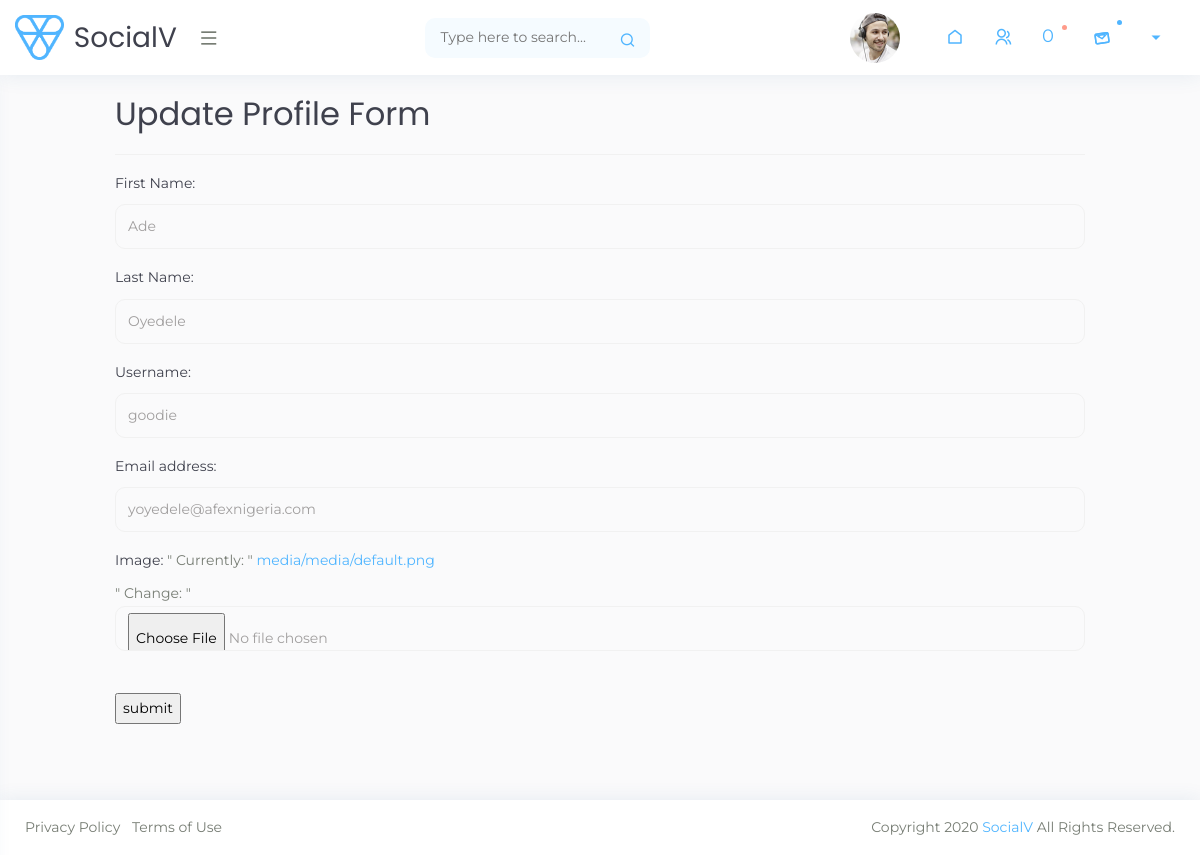
The app's page /update-profile/6/, older data.
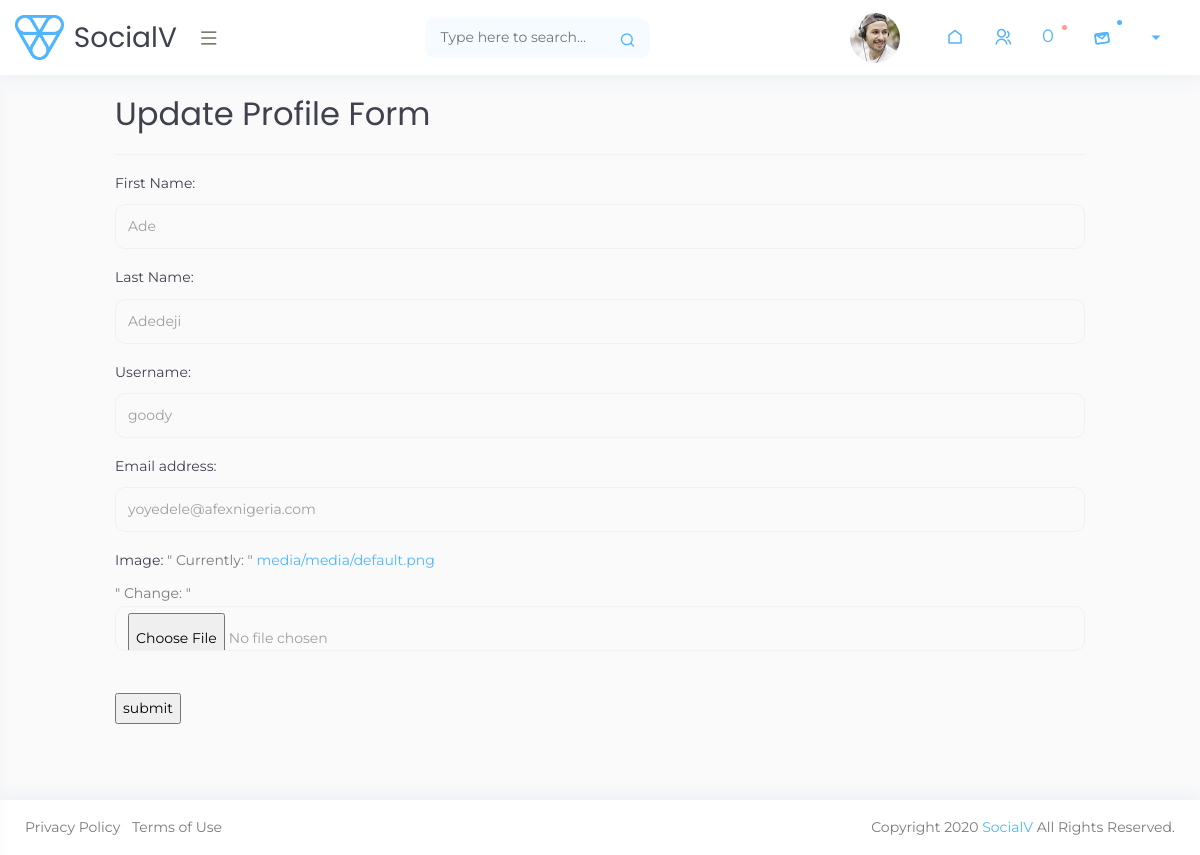
The same page, newer data.
### account/models.py (models this page shows, shortened)
class User(AbstractBaseUser):
    first_name = models.CharField(max_length=200)
    last_name = models.CharField(max_length=200)
    email = models.EmailField(max_length=200, unique=True)
    username = models.CharField(max_length=200, unique=True)
    image = models.ImageField(default='media/default.png', upload_to='media/')
    date_joined = models.DateTimeField(auto_now_add=True)
    last_login = models.DateTimeField(auto_now=True)
    is_active = models.BooleanField(default=False)
    is_superuser = models.BooleanField(default=False)
    objects = UserManager()
    USERNAME_FIELD = 'email'
    REQUIRED_FIELDS = ['username', 'first_name', 'last_name']

### account/views.py (the view, shortened to what this page needs)
# urls.py: path('update-profile/<int:pk>/', views.UpdateProfileView.as_view(), name='update-profile'),
class UpdateProfileView(UpdateView):
    model = User
    form_class = UserForm

### account/forms.py
class UserForm(ModelForm):
    class Meta:
        model = User
        fields = ["first_name", "last_name", "username", 'email', 'image']

### notification/context_processors.py (called while the page is built, shortened)
def count_notification(request):
    if not request.user.pk:
        return {"noti_count": 0}

### templates/account/user_form.html (shortened to what this page needs)
{% extends 'base.html' %}
{% block content %}
    <h2>Update Profile Form</h2><hr>
    <form method="post" action="{% url 'update-profile' request.user.id %}" enctype="multipart/form-data">
        <div class="form-group">
                <label for="first_name">First Name:</label>
                <input type="text"
                       class="form-control mb-0"
                       id="first_name"
                       name="first_name"
                       value="{{ form.first_name.value }}" required>
            </div>
            <div class="form-group">
                <label for="last_name">Last Name:</label>
                <input type="text"
                       class="form-control mb-0"
                       id="last_name"
                       name="last_name"
                       value="{{ form.last_name.value }}">
            </div>
            <div class="form-group">
                <label for="username">Username:</label>
                <input type="text"
                       class="form-control mb-0"
                       id="username"
                       name="username"
                       value="{{ form.username.value }}">
            </div>
            <div class="form-group">
                <label for="email">Email address:</label>
                <input type="email"
                       class="form-control mb-0"
                       id="email"
                       name="email"
                       value="{{ form.email.value }}">
            </div>
            <div class="form-group">
                <label for="image">Image:</label>
                " Currently: "
                <a href="/media/{{ form.image.value }}">media/{{ form.image.value }}</a><br>
                " Change: "
                <input type="file"
                       class="form-control mb-0"
                       id="image"
                       name="image"
                       accept="image/*">
            </div><br>
    <input type="submit" value="submit">
    </form>
{% endblock %}

### templates/base.html (shortened to what this page needs)
{% load static %}
<!doctype html>
<html lang="en">
   <head>
      <link rel="stylesheet" href="{% static 'css/bootstrap.min.css' %}">
      <link rel="stylesheet" href="{% static 'css/typography.css' %}">
      <link rel="stylesheet" href="{% static 'css/style.css' %}">
      <link rel="stylesheet" href="{% static 'css/responsive.css' %}">
   </head>
   <body class="sidebar-main-active right-column-fixed">
      <div class="wrapper">
         <div class="iq-top-navbar">
            <div class="iq-navbar-custom">
               <nav class="navbar navbar-expand-lg navbar-light p-0">
                  <div class="iq-navbar-logo d-flex justify-content-between">
                     <a href="{% url 'index' %}">
                     <img src="{% static 'images/logo.png' %}" class="img-fluid" alt="">
                     <span>SocialV</span>
                     </a>
                     <div class="iq-menu-bt align-self-center">
                     <div class="wrapper-menu">
                        <div class="main-circle"><i class="ri-menu-line"></i></div>
                     </div>
                  </div>
                  </div>
                  <div class="iq-search-bar">
                     <form action="#" class="searchbox">
                        <input type="text" class="text search-input" placeholder="Type here to search...">
                        <a class="search-link" href="#"><i class="ri-search-line"></i></a>
                     </form>
                  </div>
                   {% if user.is_authenticated %}
                  <div class="collapse navbar-collapse" id="navbarSupportedContent">
                     <ul class="navbar-nav ml-auto navbar-list">
                        <li>
                           <a href="profile.html" class="iq-waves-effect d-flex align-items-center">
                              <img src="{% static 'images/user/1.jpg' %}" class="img-fluid rounded-circle mr-3" alt="user">
                           </a>
                        </li>
                        <li>
                           <a href="{% url 'index' %}" class="iq-waves-effect d-flex align-items-center">
                           <i class="ri-home-line"></i>
                           </a>
                        </li>
                        <li class="nav-item">
                           <a class="search-toggle iq-waves-effect" href="#"><i class="ri-group-line"></i></a>
                        </li>
                        <li class="nav-item">
                           <a href="#" class="search-toggle iq-waves-effect">
                              <div id="lottie-beil"><span>{{noti_count}}
                              </span></div>
                              <span class="bg-danger dots"></span>
                           </a>
                        </li>
                        <li class="nav-item dropdown">
                           <a href="#" class="search-toggle iq-waves-effect">
                              <div id="lottie-mail"></div>
                              <span class="bg-primary count-mail"></span>
                           </a>
                        </li>
                     </ul>
                    {% if user.is_authenticated %}
                      <ul class="navbar-list">
                        <li>
                           <a href="#" class="search-toggle iq-waves-effect d-flex align-items-center">
                           <i class="ri-arrow-down-s-fill"></i>
                           </a>
                        </li>
                     </ul>
                    {% endif %}
                  </div>
               {% endif %}
               </nav>
            </div>
         </div>
         <div id="content-page" class="content-page">
            <div class="container">
                {% block content %}
                {% endblock %}
            </div>
         </div>
      </div>
      <footer class="bg-white iq-footer">
         <div class="container-fluid">
            <div class="row">
               <div class="col-lg-6">
                  <ul class="list-inline mb-0">
                     <li class="list-inline-item"><a href="">Privacy Policy</a></li>
                     <li class="list-inline-item"><a href="">Terms of Use</a></li>
                  </ul>
               </div>
               <div class="col-lg-6 text-right">
                  Copyright 2020 <a href="#">SocialV</a> All Rights Reserved.
               </div>
            </div>
         </div>
      </footer>
   </body>
</html>

### static/css/typography.css (style rules this page uses)
body { font-family: 'Montserrat', sans-serif; font-weight: 400; font-style: normal; font-size: 14px; line-height: 1.8; padding: 0; margin: 0; color: var(--iq-body-text); background: var(--iq-light); }
hr { border-color: var(--iq-border-light); }
.rounded-circle { border-radius: 50% !important; }
h1, h2, h3, h4, h5, h6 { font-family: 'Poppins', sans-serif; font-weight: 400; margin: 0px; line-height: 1.5; color: var(--iq-title-text); }
label { font-weight: normal; }
h2 { font-size: 2.300em; }
.col, .col-1, .col-10, .col-11, .col-12, .col-2, .col-3, .col-4, .col-5, .col-6, .col-7, .col-8, .col-9, .col-auto, .col-lg, .col-lg-1, .col-lg-10, .col-lg-11, .col-lg-12, .col-lg-2, .col-lg-3, .col-lg-4, .col-lg-5, .col-lg-6, .col-lg-7, .col-lg-8, .col-lg-9, .col-lg-auto, .col-md, .col-md-1, .col-md-10, .col-md-11, .col-md-12, .col-md-2, .col-md-3, .col-md-4, .col-md-5, .col-md-6, .col-md-7, .col-md-8, .col-md-9, .col-md-auto, .col-sm, .col-sm-1, .col-sm-10, .col-sm-11, .col-sm-12, .col-sm-2, .col-sm-3, .col-sm-4, .col-sm-5, .col-sm-6, .col-sm-7, .col-sm-8, .col-sm-9, .col-sm-auto, .col-xl, .col-xl-1, .col-xl-10, .col-xl-11, .col-xl-12, .col-xl-2, .col-xl-3, .col-xl-4, .col-xl-5, .col-xl-6, .col-xl-7, .col-xl-8, .col-xl-9, .col-xl-auto { padding-right: 7.5px; padding-left: 7.5px; }
.row { margin-left: -7.5px; margin-right: -7.5px; }
label { color: var(--iq-dark); }
.form-control { height: 45px; line-height: 45px; background: transparent; border: 1px solid var(--iq-border-light); font-size: 14px; color: var(--iq-secondary); border-radius: 10px; }
.bg-primary, .badge-primary { color: var(--iq-white); background: var(--iq-primary) !important; }
.bg-danger, .badge-danger { color: var(--iq-white); background: var(--iq-danger) !important; }

### static/css/responsive.css (style rules this page uses)
@media (min-width:1200px) { .container, .container-lg, .container-md, .container-sm, .container-xl { max-width: 1000px; } }
@media (max-width:1699px) { .iq-search-bar .searchbox { width: 350px; } }
@media (max-width:1299px) { .content-page, body.sidebar-main .content-page { margin-left: 0; padding: 90px 0 0; } }
@media (max-width:1299px) { .iq-top-navbar, body.sidebar-main .iq-top-navbar { width: auto; left: 0; right: 0; } }
@media (max-width:1299px) { .iq-footer, body.sidebar-main .iq-footer { padding: 15px 10px; margin-left: 0; width: 100%; } }
@media (max-width:1299px) { .iq-search-bar .searchbox { width: 100%; } }

### static/css/variable.css (style rules this page uses)
:root { --iq-title-text: #3f414d; --iq-body-text: #777D74; --iq-primary: #50b5ff; --iq-secondary: #a09e9e; --iq-success: #49f0d3; --iq-warning: #ffba68; --iq-danger: #ff9b8a; --iq-info: #d592ff; --iq-dark: #3f414d; --iq-light: #fafafb; --iq-white: #ffffff; --iq-black: #000000; --iq-light-primary: #f5fbff; --iq-light-secondary: #f1f2f1; --iq-light-success: #eefff2; --iq-light-danger: #fff5f4; --iq-light-warning: #fffcf3; --iq-light-info: #eee6f5; --iq-light-dark: #f0efef; --iq-primary-hover: #2aa3fb; --iq-border-light: #f1f1f1; --iq-dark-primary: #29324f; --iq-dark-secondary: rgba(160,158,158,0.2); --iq-dark-success: rgba(73,240,211,0.2); --iq-dark-danger: rgba(255,155,138,0.2); --iq-dark-warning: rgba(255,186,104,0.2); --iq-dark-info: rgba(213,146,255,0.2); --iq-primary-hover: #2aa3fb; --iq-border-light: #f1f1f1; --iq-dark-bg: #182039; --iq-dark-box: #1e2745; --iq-dark-body-text: #8c91b6; --iq-dark-title-text: #8c91b6; --iq-border-dark: #252e4b; }

Row changes from the older to the newer data that the page shows:
changed User "media/default.png": last_name "Oyedele" → "Adedeji"; username "goodie" → "goody"
